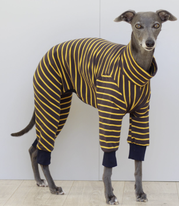
#> input picture deep_learning_model_creation/kenji_tests/331087177_924274675652954_3411195455065388665_n.png, 179 x 206 px, found by its file name
$ python test_image_cropper.py
#> lines starting #> are read from the running program, lines starting #| are printed output that depends on the picture
from PIL import Image
import matplotlib.pyplot as plt
import numpy as np


class TestImageCropper:

    def __init__(self, left_crop=30, top_crop=50, right_crop=30, bottom_crop=50):
        """
        Initialize the ImageCropper object.

        Args:
        left_crop (int): The number of pixels to crop from the left side of the image. Default is 30.
        top_crop (int): The number of pixels to crop from the top of the image. Default is 50.
        right_crop (int): The number of pixels to crop from the right side of the image. Default is 30.
        bottom_crop (int): The number of pixels to crop from the bottom of the image. Default is 50.
        """
        self.left_crop = left_crop
        self.top_crop = top_crop
        self.right_crop = right_crop
        self.bottom_crop = bottom_crop

    def test_crop_image(self, image_path):
        """
        Crop an image using the specified crop amounts,
        this is a useful method to use in a Jupyter Notebook before mass cropping a folder full of images.

        Args:
        image_path (str): The path to the image to be cropped.
        """
        # Open the image
        img = Image.open(image_path)
#> img is the input picture: PIL image 179x206 RGBA; mean R, G, B, A 164.4, 158.4, 151.2, 255
        original = np.array(img)

        fig, axs = plt.subplots(1, 2, figsize=(10, 5))

        axs[0].axis('off')
        axs[0].imshow(original)
        axs[0].set_title("original")

        # Crop the image
        cropped_img = img.crop((self.left_crop, self.top_crop, img.width-self.right_crop, img.height-self.bottom_crop))
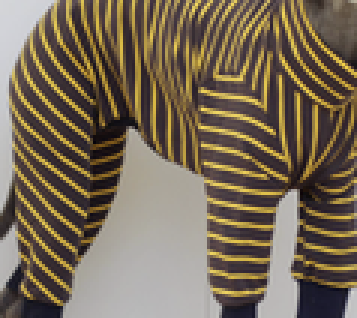
#> cropped_img: PIL image 119x106 RGBA (shown 3 times larger); mean R, G, B, A 119, 105.4, 86.1, 255
        cropped_img = np.array(cropped_img)
        axs[1].imshow(cropped_img)
        axs[1].axis('off')
        image = Image.fromarray(cropped_img)
        print(image)
#| <PIL.Image.Image image mode=RGBA size=119x106 at 0x7F03F2687D50>
        axs[1].set_title("cropped")
        plt.show()
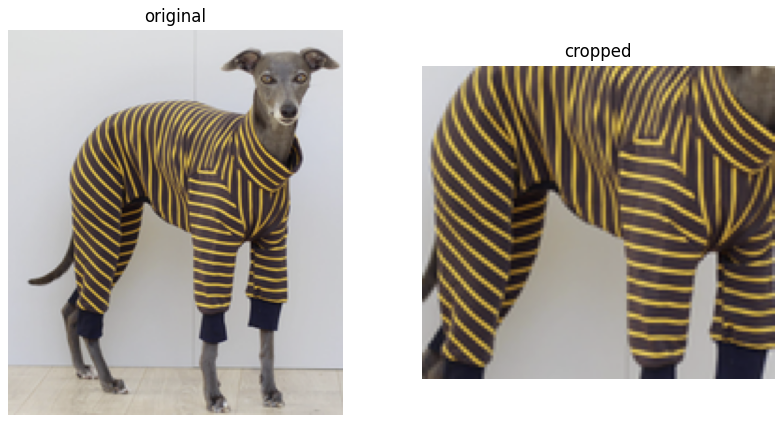
#> figure drawn by matplotlib, 2 panels


crop = TestImageCropper()
crop.test_crop_image(image_path=r"deep_learning_model_creation/kenji_tests/331087177_924274675652954_3411195455065388665_n.png")

$ run again, with deep_learning_model_creation/kenji_tests/331113812_1316383079275795_3741259372448802256_n.png copied over deep_learning_model_creation/kenji_tests/331087177_924274675652954_3411195455065388665_n.png
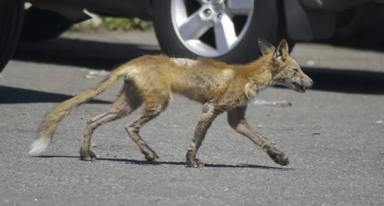
#> input picture deep_learning_model_creation/kenji_tests/331113812_1316383079275795_3741259372448802256_n.png, 384 x 206 px, found by its file name
#> in test_crop_image, img is the input picture: PIL image 384x206 RGBA; mean R, G, B, A 112.4, 110.6, 105.5, 255
#> in test_crop_image, `cropped_img = img.crop((self.left_crop, self.top_crop, img.width-self...`:
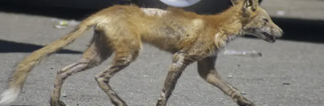
#> cropped_img: PIL image 324x106 RGBA; mean R, G, B, A 126.3, 121.1, 110.7, 255
#| <PIL.Image.Image image mode=RGBA size=324x106 at 0x7F03F268BAD0>
#> in test_crop_image, `plt.show()`:
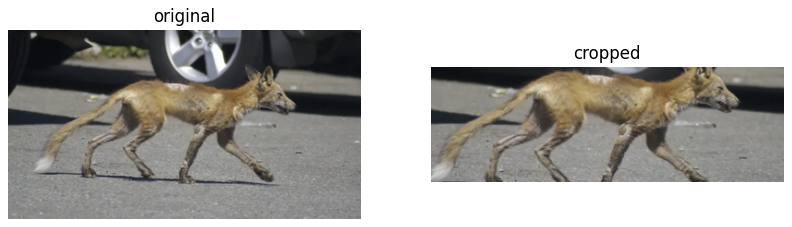
#> figure drawn by matplotlib, 2 panels

$ run again, with deep_learning_model_creation/kenji_tests/331129504_732202294985529_7420343578728366442_n.png copied over deep_learning_model_creation/kenji_tests/331087177_924274675652954_3411195455065388665_n.png
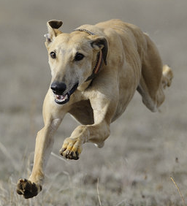
#> input picture deep_learning_model_creation/kenji_tests/331129504_732202294985529_7420343578728366442_n.png, 187 x 206 px, found by its file name
#> in test_crop_image, img is the input picture: PIL image 187x206 RGBA; mean R, G, B, A 135, 128.2, 114.3, 255
#> in test_crop_image, `cropped_img = img.crop((self.left_crop, self.top_crop, img.width-self...`:
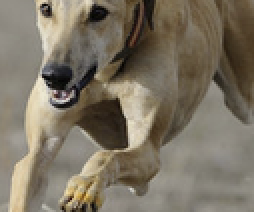
#> cropped_img: PIL image 127x106 RGBA (shown 2 times larger); mean R, G, B, A 124.4, 115.5, 99.5, 255
#| <PIL.Image.Image image mode=RGBA size=127x106 at 0x7F03F2696890>
#> in test_crop_image, `plt.show()`:
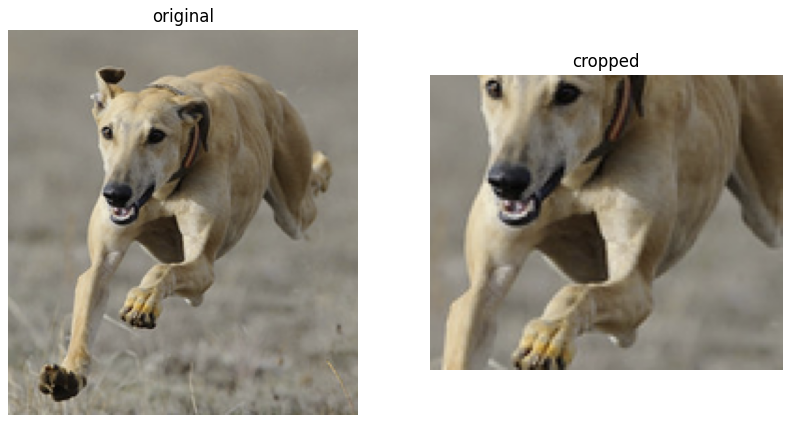
#> figure drawn by matplotlib, 2 panels

$ run again, with deep_learning_model_creation/kenji_tests/331138390_866403257886294_6405905304226107524_n.png copied over deep_learning_model_creation/kenji_tests/331087177_924274675652954_3411195455065388665_n.png
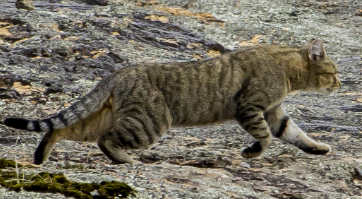
#> input picture deep_learning_model_creation/kenji_tests/331138390_866403257886294_6405905304226107524_n.png, 362 x 199 px, found by its file name
#> in test_crop_image, img is the input picture: PIL image 362x199 RGBA; mean R, G, B, A 116.3, 111, 97.1, 255
#> in test_crop_image, `cropped_img = img.crop((self.left_crop, self.top_crop, img.width-self...`:
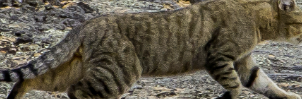
#> cropped_img: PIL image 302x99 RGBA; mean R, G, B, A 98.6, 91.7, 76.7, 255
#| <PIL.Image.Image image mode=RGBA size=302x99 at 0x7F03F269AC50>
#> in test_crop_image, `plt.show()`:
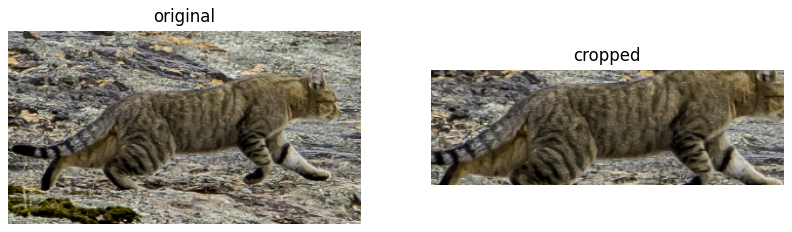
#> figure drawn by matplotlib, 2 panels
